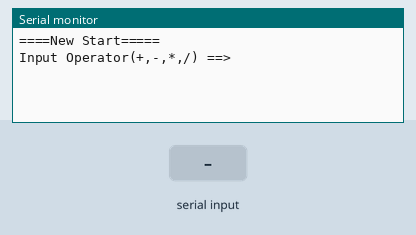
Simulated run of this sketch. Board: Arduino Uno, built with avr-gcc and run on an emulated ATmega328P. Shown: the last lines printed to the serial monitor. The test bench sets the inputs (shaded band).

Above: at 1.2 s.
1.3 s: "+" received over Serial
At 2.3 s:
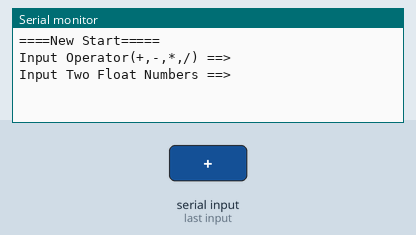
2.8 s: "-" received over Serial
At 6.2 s:
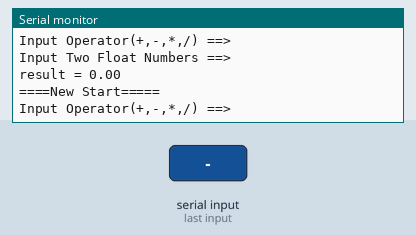

The sketch:

ex6-10.ino
```cpp
float is_cal(char, float, float);

void setup() {
  // 시리얼 통신 속도 설정 : 속도 9600 bps, 8데이터 비트, 패리티 없음, 한 개의 스톱비트
 Serial.begin(9600) ;

}

void loop() {
     float Fnum1, Fnum2 ;
     float result ;
     char oper;

         Serial.println("====New Start=====");
         Serial.println("Input Operator(+,-,*,/) ==>");

           // PC에서 데이터가 전송되어 올때까지 기다린다.
          while(1) {
             if(Serial.available() > 0  ) break;
          }

          oper = Serial.read();

          Serial.println("Input Two Float Numbers ==>");

          while(1) {
             if(Serial.available() > 0  ) break;
          }
          Fnum1 = Serial.parseFloat();
          Fnum2 = Serial.parseFloat();

          result = is_cal(oper,Fnum1, Fnum2);
          Serial.print("result = ");
          Serial.println(result);

}

float is_cal(char op, float x, float y)
{
  float r ;

  switch(op){
      case '+' : r = x + y ;
      break;

      case '-' : r = x- y ;
      break;

      case '*' : r = x * y;
      break;

      case '/' :r = x/y ;
      break;
  }
  return r ;
}
```

Measured:
- after the input at 1.3 s, the serial monitor: prints a new line at once (image 1)
- after the input at 2.8 s, the serial monitor: prints a new line after 2.0 s (image 2)
